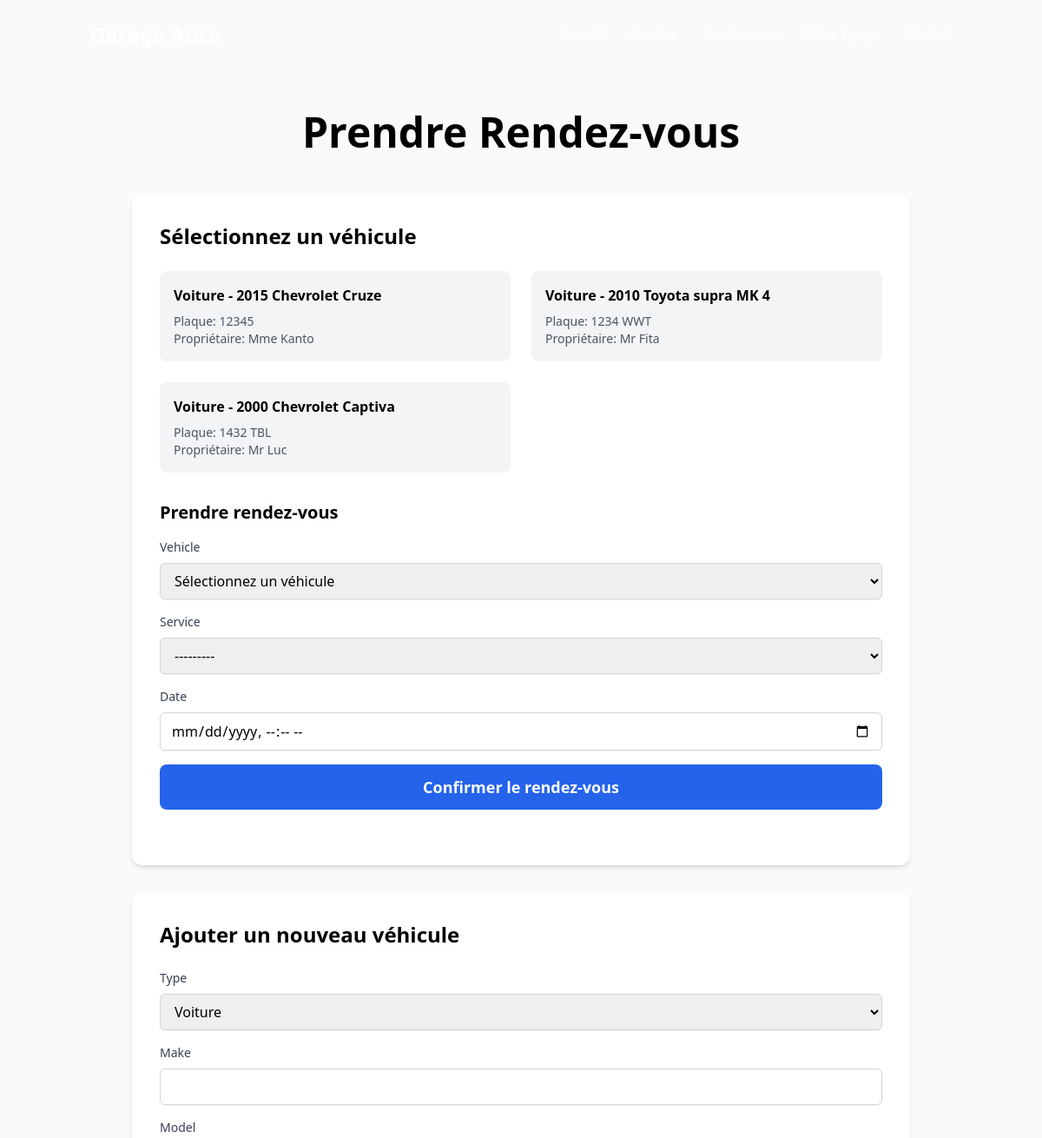
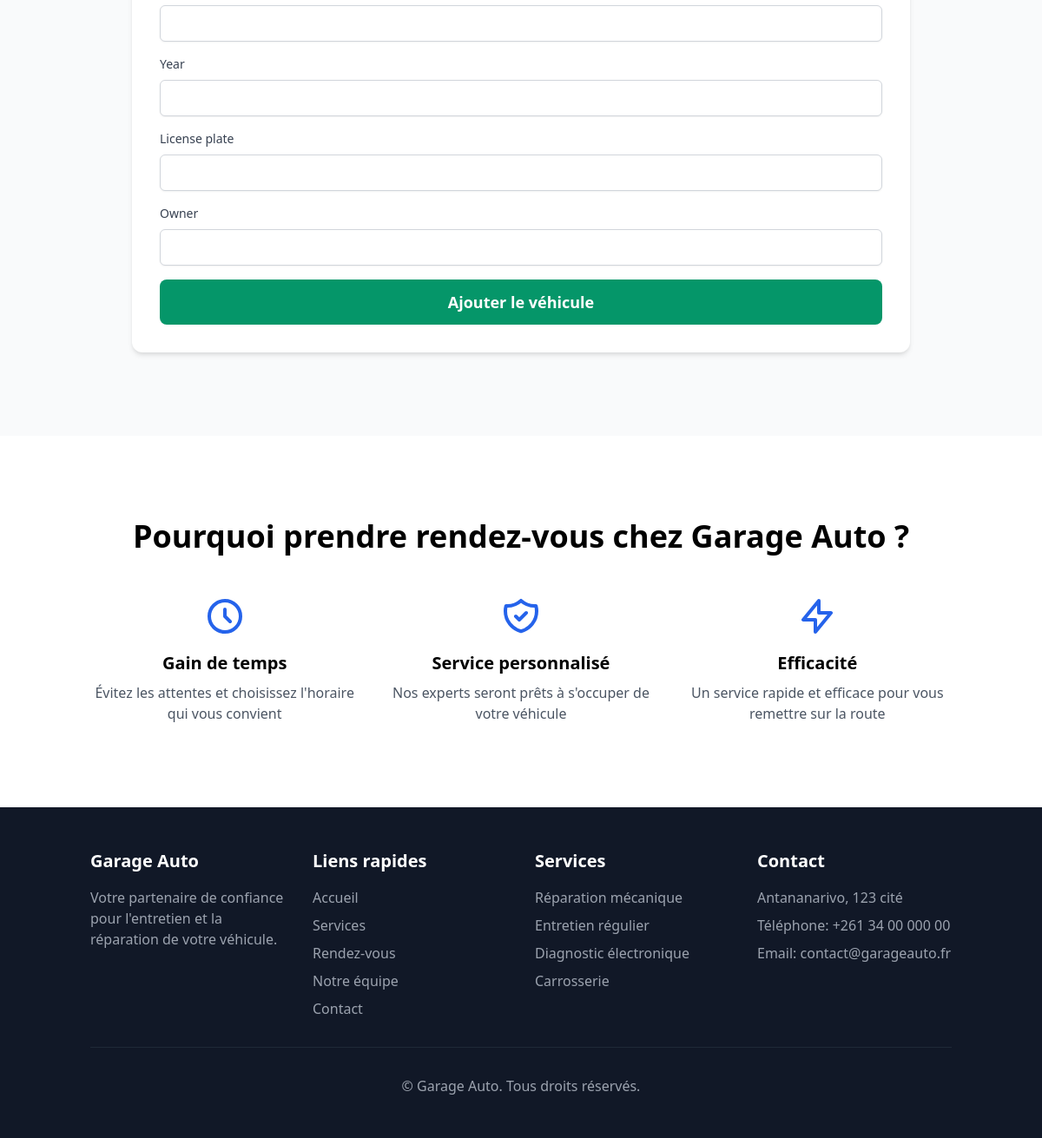
/appointment/, run on the app's committed database (2 pictures, top to bottom).
### garage/models.py (models this page shows)
class Vehicle(models.Model):
    VEHICLE_TYPES = [
        ('car', 'Voiture'),
        ('motorcycle', 'Moto'),
        ('truck', 'Camion'),
        ('van', 'Utilitaire'),
    ]
    type = models.CharField(max_length=20, choices=VEHICLE_TYPES, default='car')
    make = models.CharField(max_length=100)
    model = models.CharField(max_length=100)
    year = models.IntegerField()
    license_plate = models.CharField(max_length=20)
    owner = models.CharField(max_length=100)
    def __str__(self):
        return f"{self.get_type_display()} - {self.year} {self.make} {self.model} ({self.license_plate})"

### garage/views.py (the view, shortened to what this page needs)
# urls.py: path('appointment/', AppointmentView.as_view(), name='appointment'),
class AppointmentView(View):
    def get(self, request):
        appointment_form = AppointmentForm()
        vehicle_form = VehicleForm()
        vehicles = Vehicle.objects.all()
        return render(request, 'appointment.html', {
            'appointment_form': appointment_form,
            'vehicle_form': vehicle_form,
            'vehicles': vehicles
        })

### garage/forms.py
class AppointmentForm(forms.ModelForm):
    vehicle = forms.ModelChoiceField(
        queryset=Vehicle.objects.all(),
        empty_label="Sélectionnez un véhicule",
        widget=forms.Select(attrs={'class': 'w-full px-3 py-2 border border-gray-300 rounded-md shadow-sm focus:outline-none focus:ring-blue-500 focus:border-blue-500'})
    )
    class Meta:
        model = Appointment
        fields = ['vehicle', 'service', 'date']
        widgets = {
            'service': forms.Select(attrs={'class': 'w-full px-3 py-2 border border-gray-300 rounded-md shadow-sm focus:outline-none focus:ring-blue-500 focus:border-blue-500'}),
            'date': forms.DateTimeInput(attrs={'type': 'datetime-local', 'class': 'w-full px-3 py-2 border border-gray-300 rounded-md shadow-sm focus:outline-none focus:ring-blue-500 focus:border-blue-500'}),
        }

### garage/models.py (called while the page is built)
    def __str__(self):
        return f"{self.name} - {self.price} Ar"

### templates/appointment.html (shortened to what this page needs)
{% extends 'base.html' %}
{% block content %}
<section class="pt-32 pb-24 bg-gray-50">
    <div class="container mx-auto px-4">
        <h1 class="text-4xl md:text-5xl font-bold text-center mb-12">Prendre Rendez-vous</h1>
        <div class="max-w-4xl mx-auto">
            <div class="bg-white rounded-xl shadow-md p-8 mb-8">
                <h2 class="text-2xl font-semibold mb-6">Sélectionnez un véhicule</h2>
                <div class="grid grid-cols-1 md:grid-cols-2 gap-6 mb-8">
                    {% for vehicle in vehicles %}
                    <div class="bg-gray-100 p-4 rounded-lg">
                        <h3 class="font-semibold mb-2">{{ vehicle.get_type_display }} - {{ vehicle.year }} {{ vehicle.make }} {{ vehicle.model }}</h3>
                        <p class="text-sm text-gray-600">Plaque: {{ vehicle.license_plate }}</p>
                        <p class="text-sm text-gray-600">Propriétaire: {{ vehicle.owner }}</p>
                    </div>
                    {% empty %}
                    <p class="col-span-2 text-center text-gray-600">Aucun véhicule enregistré. Ajoutez-en un ci-dessous.</p>
                    {% endfor %}
                </div>
                <form method="post" class="mb-8">
                    <h3 class="text-xl font-semibold mb-4">Prendre rendez-vous</h3>
                    {% for field in appointment_form %}
                    <div class="mb-4">
                        <label for="{{ field.id_for_label }}" class="block text-sm font-medium text-gray-700 mb-2">
                            {{ field.label }}
                        </label>
                        {{ field }}
                    </div>
                    {% endfor %}
                    <button type="submit" class="w-full bg-blue-600 text-white px-6 py-3 rounded-lg text-lg font-semibold hover:bg-blue-700 transition-colors">
                        Confirmer le rendez-vous
                    </button>
                </form>
            </div>
            <div class="bg-white rounded-xl shadow-md p-8">
                <h2 class="text-2xl font-semibold mb-6">Ajouter un nouveau véhicule</h2>
                <form method="post">
                    {% for field in vehicle_form %}
                    <div class="mb-4">
                        <label for="{{ field.id_for_label }}" class="block text-sm font-medium text-gray-700 mb-2">
                            {{ field.label }}
                        </label>
                        {{ field }}
                    </div>
                    {% endfor %}
                    <button type="submit" name="vehicle_submit" class="w-full bg-green-600 text-white px-6 py-3 rounded-lg text-lg font-semibold hover:bg-green-700 transition-colors">
                        Ajouter le véhicule
                    </button>
                </form>
            </div>
        </div>
    </div>
</section>
<section class="py-24 bg-white">
    <div class="container mx-auto px-4">
        <h2 class="text-3xl md:text-4xl font-bold text-center mb-12">Pourquoi prendre rendez-vous chez Garage Auto ?</h2>
        <div class="grid grid-cols-1 md:grid-cols-3 gap-8">
            <div class="text-center">
                <svg class="w-12 h-12 text-blue-600 mx-auto mb-4" fill="none" stroke="currentColor" viewBox="0 0 24 24" xmlns="http://www.w3.org/2000/svg"><path stroke-linecap="round" stroke-linejoin="round" stroke-width="2" d="M12 8v4l3 3m6-3a9 9 0 11-18 0 9 9 0 0118 0z"></path></svg>
                <h3 class="text-xl font-semibold mb-2">Gain de temps</h3>
                <p class="text-gray-600">Évitez les attentes et choisissez l'horaire qui vous convient</p>
            </div>
            <div class="text-center">
                <h3 class="text-xl font-semibold mb-2">Service personnalisé</h3>
                <p class="text-gray-600">Nos experts seront prêts à s'occuper de votre véhicule</p>
            </div>
            <div class="text-center">
                <svg class="w-12 h-12 text-blue-600 mx-auto mb-4" fill="none" stroke="currentColor" viewBox="0 0 24 24" xmlns="http://www.w3.org/2000/svg"><path stroke-linecap="round" stroke-linejoin="round" stroke-width="2" d="M13 10V3L4 14h7v7l9-11h-7z"></path></svg>
                <h3 class="text-xl font-semibold mb-2">Efficacité</h3>
                <p class="text-gray-600">Un service rapide et efficace pour vous remettre sur la route</p>
            </div>
        </div>
    </div>
</section>
{% endblock %}

### data on the page
Vehicle: type "Voiture", year "2015", make "Chevrolet", model "Cruze", license_plate "12345", owner "Mme Kanto"
Vehicle: type "Voiture", year "2010", make "Toyota", model "supra MK 4", license_plate "1234 WWT", owner "Mr Fita"
Vehicle: type "Voiture", year "2000", make "Chevrolet", model "Captiva", license_plate "1432 TBL", owner "Mr Luc"

### other printed values
{{ field.label }} "Vehicle" "Service" "Date"
{{ field.label }} "Type" "Make" "Model" "Year" "License plate" "Owner"
